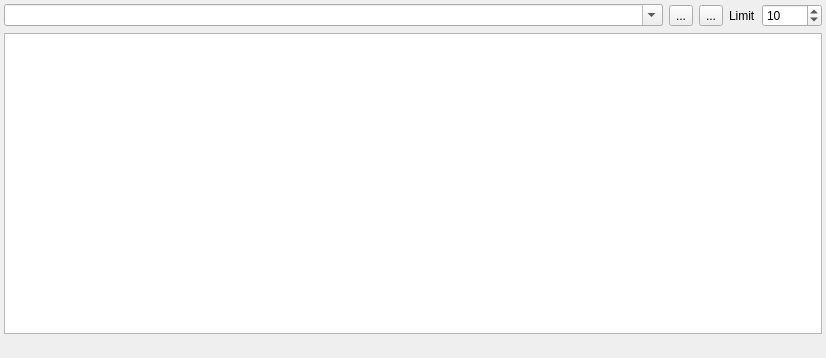
<?xml version="1.0" encoding="UTF-8"?>
<ui version="4.0">
 <class>Frame</class>
 <widget class="QFrame" name="Frame">
  <property name="geometry">
   <rect>
    <x>0</x>
    <y>0</y>
    <width>826</width>
    <height>358</height>
   </rect>
  </property>
  <property name="windowTitle">
   <string>Frame</string>
  </property>
  <layout class="QVBoxLayout" name="verticalLayout">
   <property name="leftMargin">
    <number>4</number>
   </property>
   <property name="topMargin">
    <number>4</number>
   </property>
   <property name="rightMargin">
    <number>4</number>
   </property>
   <property name="bottomMargin">
    <number>4</number>
   </property>
   <item>
    <layout class="QHBoxLayout" name="horizontalLayout_2">
     <item>
      <widget class="QComboBox" name="comboBox">
       <property name="sizePolicy">
        <sizepolicy hsizetype="Expanding" vsizetype="Fixed">
         <horstretch>0</horstretch>
         <verstretch>0</verstretch>
        </sizepolicy>
       </property>
       <property name="editable">
        <bool>true</bool>
       </property>
       <property name="sizeAdjustPolicy">
        <enum>QComboBox::AdjustToContentsOnFirstShow</enum>
       </property>
       <property name="frame">
        <bool>true</bool>
       </property>
      </widget>
     </item>
     <item>
      <widget class="QToolButton" name="toolButtonSearch">
       <property name="text">
        <string>...</string>
       </property>
       <property name="icon">
        <iconset>
         <normaloff>icons/search-48.png</normaloff>icons/search-48.png</iconset>
       </property>
      </widget>
     </item>
     <item>
      <widget class="QToolButton" name="toolButtonClear">
       <property name="text">
        <string>...</string>
       </property>
       <property name="icon">
        <iconset>
         <normaloff>icons/clear-48.png</normaloff>icons/clear-48.png</iconset>
       </property>
      </widget>
     </item>
     <item>
      <layout class="QHBoxLayout" name="horizontalLayout">
       <property name="sizeConstraint">
        <enum>QLayout::SetNoConstraint</enum>
       </property>
       <item>
        <widget class="QLabel" name="label">
         <property name="sizePolicy">
          <sizepolicy hsizetype="Maximum" vsizetype="Preferred">
           <horstretch>0</horstretch>
           <verstretch>0</verstretch>
          </sizepolicy>
         </property>
         <property name="minimumSize">
          <size>
           <width>0</width>
           <height>0</height>
          </size>
         </property>
         <property name="text">
          <string>Limit</string>
         </property>
         <property name="alignment">
          <set>Qt::AlignLeading|Qt::AlignLeft|Qt::AlignVCenter</set>
         </property>
         <property name="wordWrap">
          <bool>false</bool>
         </property>
        </widget>
       </item>
       <item>
        <widget class="QSpinBox" name="spinBoxLimit">
         <property name="sizePolicy">
          <sizepolicy hsizetype="Fixed" vsizetype="Fixed">
           <horstretch>0</horstretch>
           <verstretch>0</verstretch>
          </sizepolicy>
         </property>
         <property name="minimumSize">
          <size>
           <width>60</width>
           <height>0</height>
          </size>
         </property>
         <property name="maximumSize">
          <size>
           <width>60</width>
           <height>16777215</height>
          </size>
         </property>
         <property name="wrapping">
          <bool>false</bool>
         </property>
         <property name="frame">
          <bool>true</bool>
         </property>
         <property name="buttonSymbols">
          <enum>QAbstractSpinBox::UpDownArrows</enum>
         </property>
         <property name="minimum">
          <number>1</number>
         </property>
         <property name="value">
          <number>10</number>
         </property>
        </widget>
       </item>
      </layout>
     </item>
    </layout>
   </item>
   <item>
    <widget class="QOctopartTreeView" name="treeView">
     <property name="selectionMode">
      <enum>QAbstractItemView::MultiSelection</enum>
     </property>
    </widget>
   </item>
   <item>
    <widget class="QLabel" name="labelState">
     <property name="text">
      <string/>
     </property>
    </widget>
   </item>
  </layout>
 </widget>
 <customwidgets>
  <customwidget>
   <class>QOctopartTreeView</class>
   <extends>QTreeView</extends>
   <header>api.data.octopart</header>
  </customwidget>
 </customwidgets>
 <resources/>
 <connections/>
</ui>
